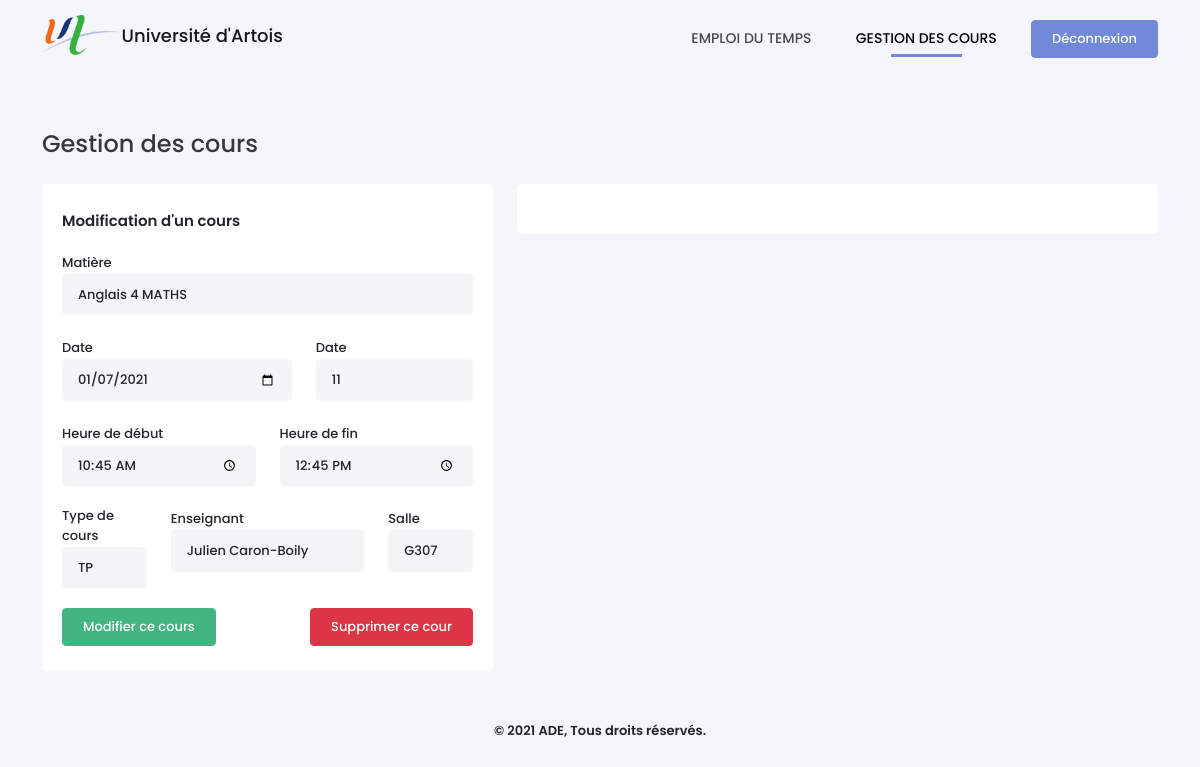
The app's page /gestion.php?courID=11 (signed in), older data.
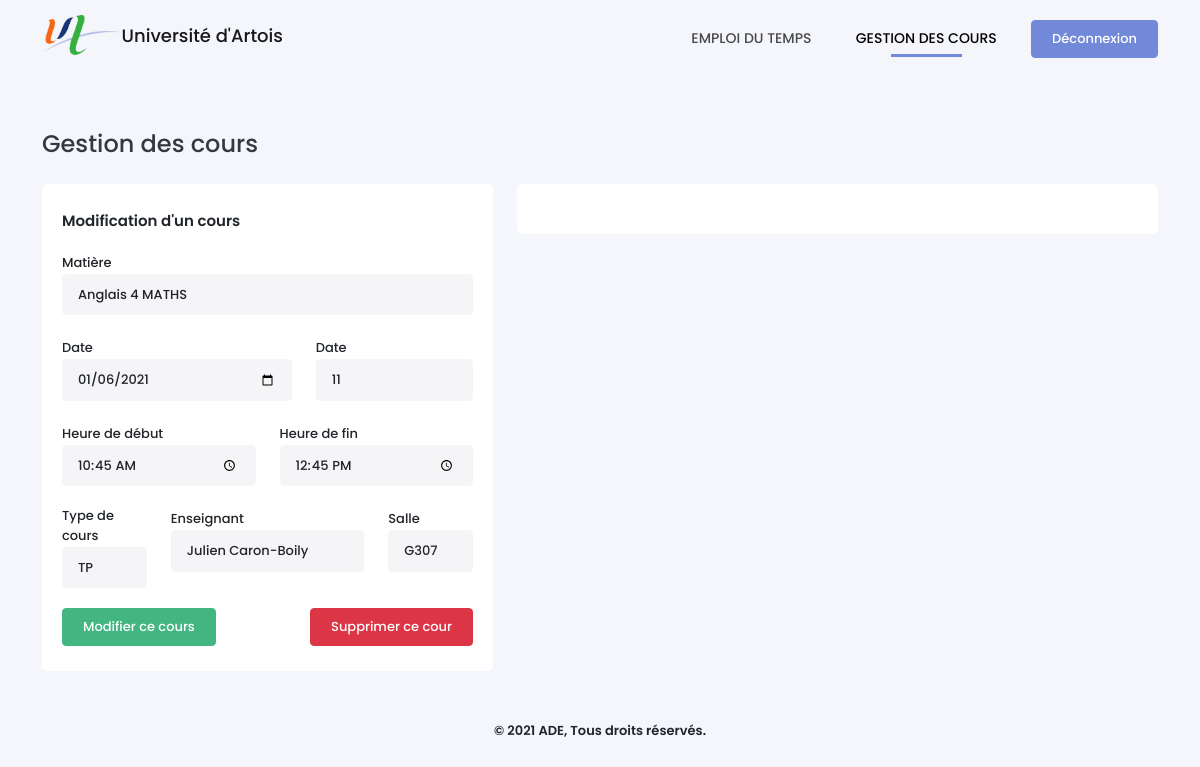
The same page, newer data.
### tables this page shows
CREATE TABLE Cours (
    CourID INTEGER PRIMARY KEY AUTOINCREMENT,
    DateDebut VARCHAR(30) NOT NULL,
    NbSemaines INTEGER NOT NULL,
    HeureDebut time NOT NULL,
    HeureFin time NOT NULL,
    TypeID INTEGER NOT NULL,
    SalleID INTEGER NOT NULL,
    UsagerID INTEGER NOT NULL,
    MatiereID INTEGER NOT NULL,
    CONSTRAINT cour_type_fk FOREIGN KEY (TypeID) REFERENCES TypeCours(TypeID) ON DELETE CASCADE,
    CONSTRAINT cour_salle_fk FOREIGN KEY (SalleID) REFERENCES Salles(SalleID) ON DELETE CASCADE
    CONSTRAINT cour_enseignant_fk FOREIGN KEY (UsagerID) REFERENCES Usagers(UsagerID) ON DELETE CASCADE,
    CONSTRAINT cour_matiere_fk FOREIGN KEY (MatiereID) REFERENCES Matieres(MatiereID) ON DELETE CASCADE
);

CREATE TABLE TypeCours (
    TypeID INTEGER PRIMARY KEY AUTOINCREMENT,
    NomType VARCHAR NOT NULL
);

CREATE TABLE Salles (
    SalleID INTEGER PRIMARY KEY AUTOINCREMENT,
    NomSalle VARCHAR NOT NULL
);

### gestion.php (the view, shortened to what the changed rows need)
<!DOCTYPE html>
<?php
require_once('./config.php');
$uEvents = $bdd->prepare('SELECT * FROM Cours WHERE CourID = :id');
$uEvents->execute(array(':id' => isset($_GET['courID']) ? $_GET['courID'] : ''));
$uEvent = $uEvents->fetch();
?>
<html lang="fr-FR">
<head>
    <link type="text/css" rel="stylesheet" href="./assets/css/icons.min.css">
    <link type="text/css" rel="stylesheet" href="./assets/css/bootstrap.min.css">
    <link type="text/css" rel="stylesheet" href="./assets/css/style.css">
</head>
<body>
    <div class="container">
        <div class="row">
            <div class="col-md-5">
                <div class="box-content getEvent">
                    <?php if(empty($_GET['courID'])) {?>
                        <div class="content-title">Ajouter un cours</div>
                        <form method="POST" id="form_addEvent">
                            <div class="alert" style="display:none"></div>
                            <div class="row">
                                <div class="form-group">
                                    <label for="matter">Matière</label>
                                    <select name="matter" id="" class="form-control">
                                        <?php
                                        $option = ($_SESSION['rang'] == 2) ? 'INNER JOIN Enseigne ON Matieres.MatiereID = Enseigne.MatiereID AND UsagerID = "'.$_SESSION['id'].'"' : '';
                                        $sMatieres = $bdd->query('SELECT * FROM Matieres '.$option. ' ORDER BY NomMatiere');
                                        while($aMatieres = $sMatieres->fetch()) {
                                            echo '<option value="'.$aMatieres['MatiereID'].'">'.htmlspecialchars($aMatieres['NomMatiere']).'</option>';
                                        } ?>
                                    </select>
                                </div>
                                <div class="col-md-7 form-group" id="firstdate">
                                    <label for="firstdate">Date</label>
                                    <input type="date" name="firstdate" class="form-control">
                                    <small class="invalid-feedback"></small>
                                </div>
                                <div class="col-md-5 form-group" id="nbweek">
                                    <label for="nbweek">Nombre de semaine</label>
                                    <input type="number" name="nbweek" class="form-control" value="1">
                                    <small class="invalid-feedback"></small>
                                </div>
                                <div class="col-md-6 form-group" id="start">
                                    <label for="start">Heure de début</label>
                                    <input type="time" name="start" class="form-control">
                                    <small class="invalid-feedback"></small>
                                </div>
                                <div class="col-md-6 form-group" id="end">
                                    <label for="end">Heure de fin</label>
                                    <input type="time" name="end" class="form-control">
                                    <small class="invalid-feedback"></small>
                                </div>
                                <div class="col-md-3 form-group">
                                    <label for="type">Type de cours</label>
                                    <select name="type" class="form-control">
                                        <?php $query = $bdd->query('SELECT * FROM TypeCours');
                                            while ($row = $query->fetch()){
                                                echo '<option value="' . $row['TypeID'].'">' . htmlspecialchars($row['NomType']) . '</option>';
                                            }
                                        ?>
                                    </select>
                                </div>
                                <div class="col-md-6 form-group">
                                    <label for="user">Enseignant</label>
                                    <select name="user" class="form-control">
                                        <?php $sql = ($_SESSION['rang'] == 2) ? 'AND UsagerID = "'.$_SESSION['id'].'"' : '';
                                            $query = $bdd->query('SELECT * FROM Usagers WHERE RangID = 2 ' . $sql);
                                            while ($row = $query->fetch()){
                                                echo '<option value="' .$row['UsagerID'] .'">'.htmlspecialchars($row['Prenom'].' '.$row['Nom']).'</option>';
                                            }
                                        ?>
                                    </select>
                                </div>
                                <div class="col-md-3 form-group">
                                    <label for="room">Salle</label>
                                    <select name="room" class="form-control">
                                        <?php $query = $bdd->query('SELECT * FROM Salles');
                                            while ($row = $query->fetch()){
                                                echo '<option value="'.$row['SalleID'].'">'.htmlspecialchars($row['NomSalle']).'</option>';
                                            }
                                        ?>
                                    </select>
                                </div>
                            </div>
                            <input type="submit" name="add_event" value="Programmer ce cours" class="btn btn-success">
                        </form>
                    <?php } else { ?>
                        <div class="content-title">Modification d'un cours</div>
                        <form method="POST" id="form_updateEvent">
                            <div class="row">
                                <div class="form-group">
                                    <label for="matter">Matière</label>
                                    <select name="matter" id="" class="form-control">
                                        <?php
                                        $option = ($_SESSION['rang'] == 2) ? $option = 'INNER JOIN Enseigne ON Matieres.MatiereID = Enseigne.MatiereID AND UsagerID = "'.$_SESSION['id'].'"' : '';
                                        $sMatieres = $bdd->query('SELECT * FROM Matieres '.$option. ' ORDER BY NomMatiere');
                                        while($row = $sMatieres->fetch()) {
                                            echo '<option value="'.$row['MatiereID'].'"'.($uEvent['MatiereID'] == $row['MatiereID'] ? ' selected' : '').'>'.htmlspecialchars($row['NomMatiere']).'</option>';
                                        } ?>
                                    </select>
                                </div>
                                <div class="col-md-7 form-group" id="firstdate">
                                    <label for="firstdate">Date</label>
                                    <input type="date" name="firstdate" class="form-control" value="<?php echo date('Y-m-d', $uEvent['DateDebut']) ?>">
                                </div>
                                <div class="col-md-5 form-group" id="nbweek">
                                    <label for="nbweek">Date</label>
                                    <input type="number" name="nbweek" class="form-control" value="<?php echo $uEvent['NbSemaines'] ?>">
                                </div>
                                <div class="col-md-6 form-group" id="start">
                                    <label for="start">Heure de début</label>
                                    <input type="time" name="start" class="form-control" value="<?php echo $uEvent['HeureDebut'] ?>">
                                </div>
                                <div class="col-md-6 form-group" id="end">
                                    <label for="end">Heure de fin</label>
                                    <input type="time" name="end" class="form-control" value="<?php echo $uEvent['HeureFin'] ?>">
                                </div>
                                <div class="col-md-3 form-group">
                                    <label for="type">Type de cours</label>
                                    <select name="type" class="form-control">
                                        <?php $query = $bdd->query('SELECT * FROM TypeCours');
                                            while ($row = $query->fetch()){
                                                echo '<option value="'.$row['TypeID'].'"'.($uEvent['TypeID'] == $row['TypeID'] ? ' selected' : '').'>'.htmlspecialchars($row['NomType']).'</option>';
                                            }
                                        ?>
                                    </select>
                                </div>
                                <div class="col-md-6 form-group">
                                    <label for="user">Enseignant</label>
                                    <select name="user" class="form-control">
                                        <?php $sql = ($_SESSION['rang'] == 2) ? 'AND UsagerID = "'.$_SESSION['id'].'"' : '';
                                            $query = $bdd->query('SELECT * FROM Usagers WHERE RangID = 2 ' . $sql);
                                            while ($row = $query->fetch()){
                                                echo '<option value="'.$row['UsagerID'].'"'.($uEvent['UsagerID'] == $row['UsagerID'] ? ' selected' : '').'>'.htmlspecialchars($row['Prenom'].' '.$row['Nom']).'</option>';
                                            }
                                        ?>
                                    </select>
                                </div>
                                <div class="col-md-3 form-group">
                                    <label for="room">Salle</label>
                                    <select name="room" class="form-control">
                                        <?php $query = $bdd->query('SELECT * FROM Salles');
                                            while ($row = $query->fetch()){
                                                echo '<option value="'.$row['SalleID'].'"'.($uEvent['SalleID'] == $row['SalleID'] ? ' selected' : '').'>'.htmlspecialchars($row['NomSalle']).'</option>';
                                            }
                                        ?>
                                    </select>
                                </div>
                            </div>
                            <input type="submit" name="update_event" value="Modifier ce cours" class="btn btn-success">
                            <a href="?removeEventID=<?php echo $uEvent['CourID'] ?>" class="btn btn-danger" style="float:right">Supprimer ce cour</a>
                        </form>
                    <?php } ?>
                </div>
            </div>
        </div>
    </div>
</body>
</html>

Row changes from the older to the newer data that the page shows:
changed cours "TP": firstdate "01/07/2021" → "01/06/2021"
